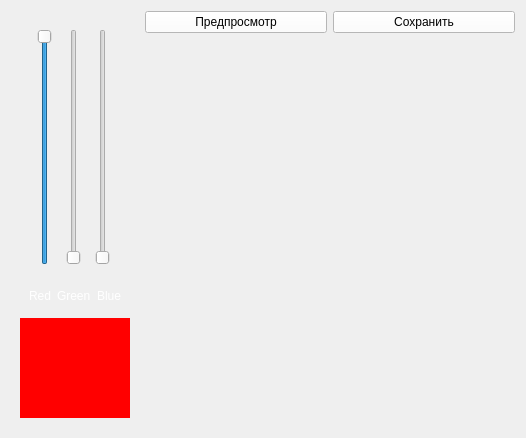
      <widget class="QWidget" name="tab_5">
       <attribute name="title">
        <string>Export</string>
       </attribute>
       <layout class="QGridLayout" name="gridLayout_5">
        <item row="0" column="2">
         <widget class="QPushButton" name="pushButton_65">
          <property name="sizePolicy">
           <sizepolicy hsizetype="Expanding" vsizetype="Preferred">
            <horstretch>0</horstretch>
            <verstretch>0</verstretch>
           </sizepolicy>
          </property>
          <property name="styleSheet">
           <string notr="true">QPushButton{background-color: rgb(255, 255, 255);}</string>
          </property>
          <property name="text">
           <string>Сохранить</string>
          </property>
         </widget>
        </item>
        <item row="0" column="0" rowspan="5">
         <widget class="QWidget" name="widget" native="true">
          <layout class="QGridLayout" name="gridLayout_2">
           <item row="4" column="0" rowspan="2" colspan="2">
            <widget class="QLabel" name="label_2">
             <property name="minimumSize">
              <size>
               <width>0</width>
               <height>100</height>
              </size>
             </property>
             <property name="styleSheet">
              <string notr="true">QLabel{background-color: rgb(255, 0, 0);}</string>
             </property>
             <property name="text">
              <string/>
             </property>
            </widget>
           </item>
           <item row="2" column="0" colspan="2">
            <widget class="QWidget" name="widget_2" native="true">
             <layout class="QGridLayout" name="gridLayout_3">
              <item row="0" column="0">
               <widget class="QSlider" name="verticalSlider">
                <property name="font">
                 <font>
                  <weight>50</weight>
                  <bold>false</bold>
                 </font>
                </property>
                <property name="styleSheet">
                 <string notr="true"/>
                </property>
                <property name="maximum">
                 <number>255</number>
                </property>
                <property name="sliderPosition">
                 <number>255</number>
                </property>
                <property name="orientation">
                 <enum>Qt::Vertical</enum>
                </property>
               </widget>
              </item>
              <item row="0" column="2">
               <widget class="QSlider" name="verticalSlider_3">
                <property name="maximum">
                 <number>255</number>
                </property>
                <property name="value">
                 <number>0</number>
                </property>
                <property name="orientation">
                 <enum>Qt::Vertical</enum>
                </property>
               </widget>
              </item>
              <item row="0" column="3">
               <widget class="QSlider" name="verticalSlider_2">
                <property name="maximum">
                 <number>255</number>
                </property>
                <property name="value">
                 <number>0</number>
                </property>
                <property name="sliderPosition">
                 <number>0</number>
                </property>
                <property name="orientation">
                 <enum>Qt::Vertical</enum>
                </property>
                <property name="tickPosition">
                 <enum>QSlider::NoTicks</enum>
                </property>
               </widget>
              </item>
             </layout>
            </widget>
           </item>
           <item row="3" column="0" colspan="2">
            <widget class="QWidget" name="widget_3" native="true">
             <layout class="QHBoxLayout" name="horizontalLayout">
              <item>
               <widget class="QLabel" name="label_3">
                <property name="text">
                 <string>&lt;html&gt;&lt;head/&gt;&lt;body&gt;&lt;p&gt;&lt;span style=&quot; color:#ffffff;&quot;&gt;Red&lt;/span&gt;&lt;/p&gt;&lt;/body&gt;&lt;/html&gt;</string>
                </property>
               </widget>
              </item>
              <item>
               <widget class="QLabel" name="label_4">
                <property name="text">
                 <string>&lt;html&gt;&lt;head/&gt;&lt;body&gt;&lt;p&gt;&lt;span style=&quot; color:#ffffff;&quot;&gt;Green&lt;/span&gt;&lt;/p&gt;&lt;/body&gt;&lt;/html&gt;</string>
                </property>
               </widget>
              </item>
              <item>
               <widget class="QLabel" name="label_5">
                <property name="text">
                 <string>&lt;html&gt;&lt;head/&gt;&lt;body&gt;&lt;p&gt;&lt;span style=&quot; color:#ffffff;&quot;&gt;Blue&lt;/span&gt;&lt;/p&gt;&lt;/body&gt;&lt;/html&gt;</string>
                </property>
               </widget>
              </item>
             </layout>
            </widget>
           </item>
          </layout>
         </widget>
        </item>
        <item row="0" column="1">
         <widget class="QPushButton" name="pushButton_66">
          <property name="sizePolicy">
           <sizepolicy hsizetype="Expanding" vsizetype="Preferred">
            <horstretch>0</horstretch>
            <verstretch>0</verstretch>
           </sizepolicy>
          </property>
          <property name="styleSheet">
           <string notr="true">QPushButton{background-color: rgb(255, 255, 255);}</string>
          </property>
          <property name="text">
           <string>Предпросмотр</string>
          </property>
         </widget>
        </item>
        <item row="2" column="1" colspan="2">
         <widget class="QLabel" name="label_21">
          <property name="sizePolicy">
           <sizepolicy hsizetype="Fixed" vsizetype="Fixed">
            <horstretch>44</horstretch>
            <verstretch>0</verstretch>
           </sizepolicy>
          </property>
          <property name="minimumSize">
           <size>
            <width>370</width>
            <height>370</height>
           </size>
          </property>
          <property name="text">
           <string/>
          </property>
         </widget>
        </item>
       </layout>
      </widget>
